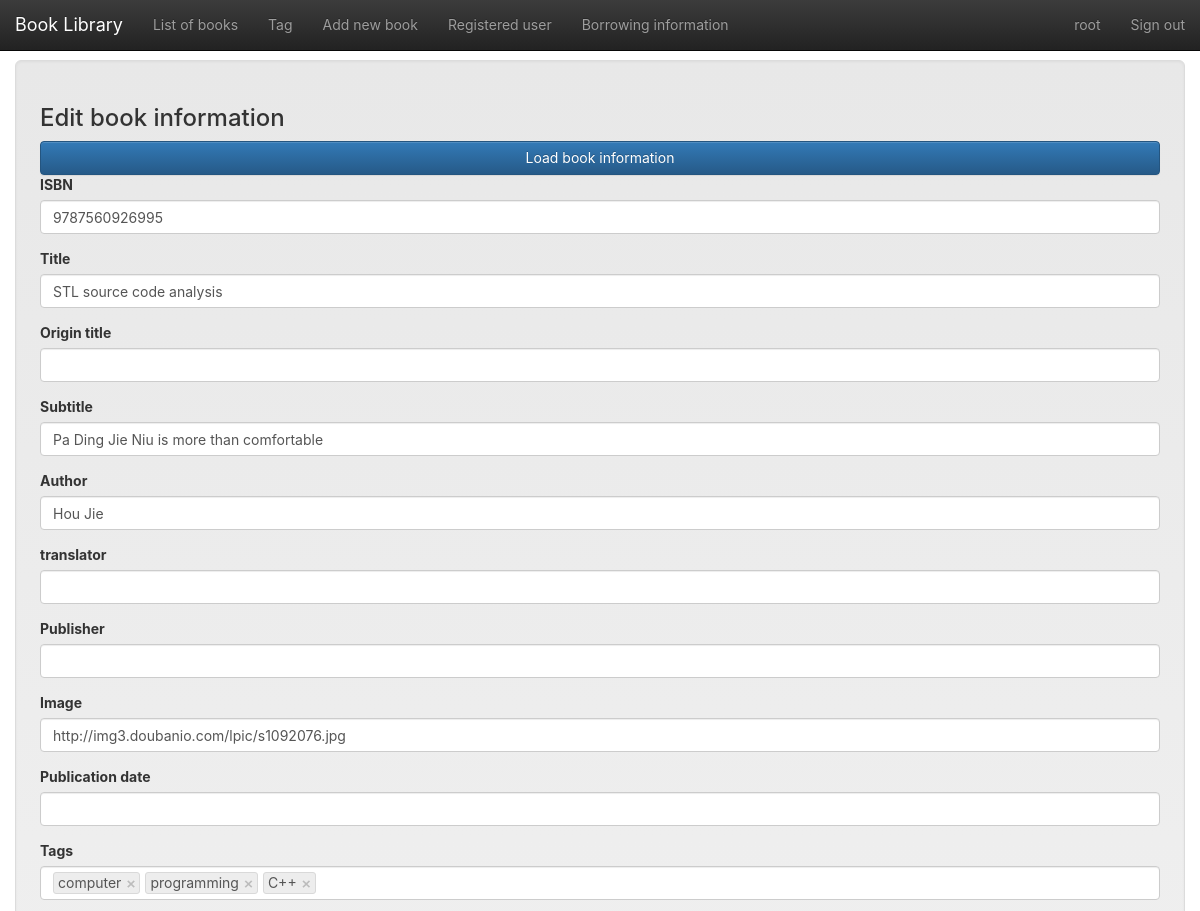
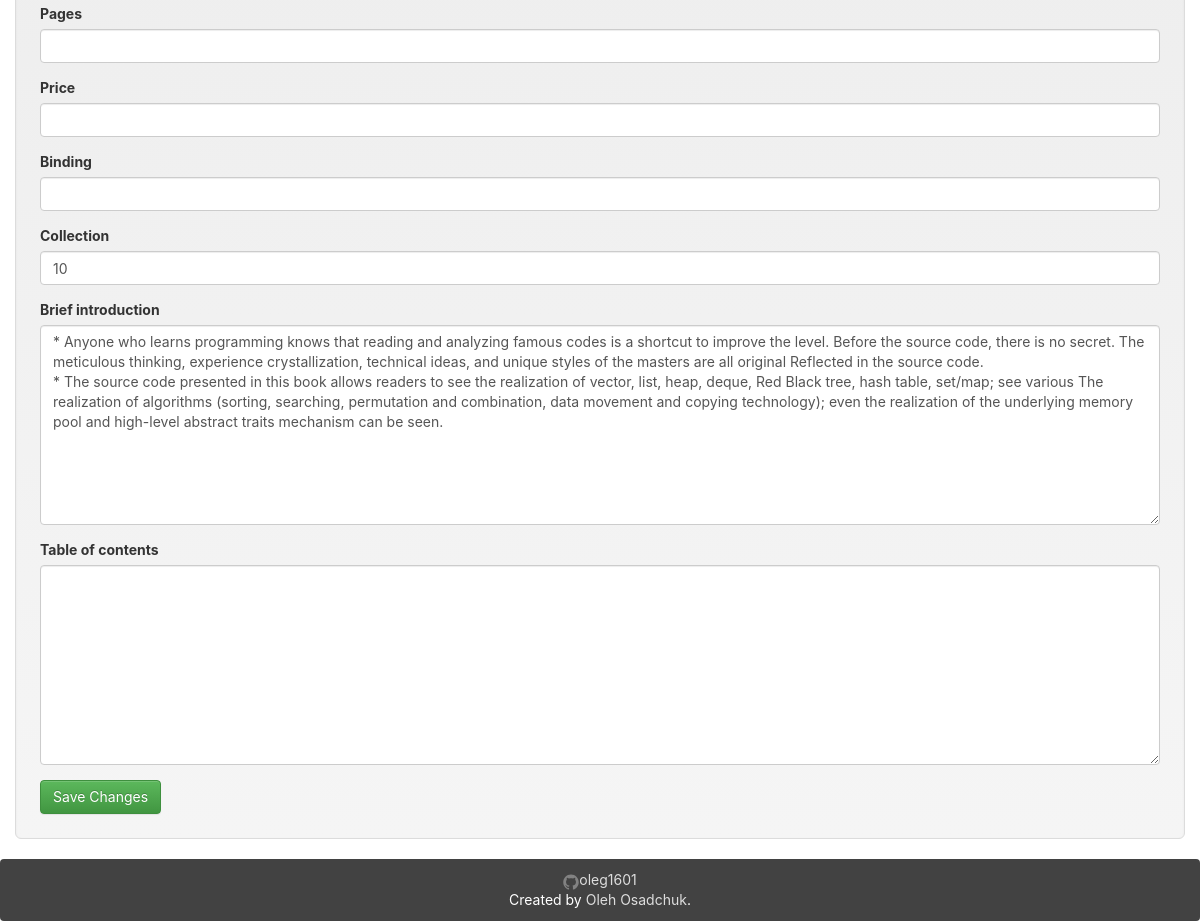
The page /books/2/edit/ (signed in) on the database its author committed (2 pictures, top to bottom).
### app/models.py (models this page shows, shortened)
class User(UserMixin, db.Model):
    __tablename__ = 'users'
    id = db.Column(db.Integer, primary_key=True)
    email = db.Column(db.String(64), unique=True)
    name = db.Column(db.String(64))
    password_hash = db.deferred(db.Column(db.String(128)))
    major = db.Column(db.String(128))
    role_id = db.Column(db.Integer, db.ForeignKey('roles.id'))
    headline = db.Column(db.String(32), nullable=True)
    about_me = db.deferred(db.Column(db.Text, nullable=True))
    about_me_html = db.deferred(db.Column(db.Text, nullable=True))
    avatar = db.Column(db.String(128))
    member_since = db.Column(db.DateTime(), default=datetime.utcnow)
    @property
    def password(self):
        raise AttributeError('password is not readable attribute')
    def can(self, permissions):
        return self.role is not None and \
               (self.role.permissions & permissions) == permissions
    logs = db.relationship('Log',
                           backref=db.backref('user', lazy='joined'),
                           lazy='dynamic',
                           cascade='all, delete-orphan')
    comments = db.relationship('Comment',
                               backref=db.backref('user', lazy='joined'),
                               lazy='dynamic',
                               cascade='all, delete-orphan')

class Book(db.Model):
    __tablename__ = 'books'
    id = db.Column(db.Integer, primary_key=True)
    isbn = db.Column(db.String(16), unique=True)
    title = db.Column(db.String(128))
    origin_title = db.Column(db.String(128))
    subtitle = db.Column(db.String(128))
    author = db.Column(db.String(128))
    translator = db.Column(db.String(64))
    publisher = db.Column(db.String(64))
    image = db.Column(db.String(128))
    pubdate = db.Column(db.String(32))
    pages = db.Column(db.Integer)
    price = db.Column(db.String(16))
    binding = db.Column(db.String(16))
    numbers = db.Column(db.Integer, default=10)
    summary = db.deferred(db.Column(db.Text, default=""))
    summary_html = db.deferred(db.Column(db.Text))
    catalog = db.deferred(db.Column(db.Text, default=""))
    catalog_html = db.deferred(db.Column(db.Text))
    hidden = db.Column(db.Boolean, default=0)
    logs = db.relationship('Log',
                           backref=db.backref('book', lazy='joined'),
                           lazy='dynamic',
                           cascade='all, delete-orphan')
    comments = db.relationship('Comment', backref='book',
                               lazy='dynamic',
                               cascade='all, delete-orphan')
    @property
    def tags_string(self):
        return ",".join([tag.name for tag in self.tags.all()])

### app/main/book/views.py (the view, shortened to what this page needs)
@book.route('/<int:book_id>/edit/', methods=['GET', 'POST'])
@permission_required(Permission.UPDATE_BOOK_INFORMATION)
def edit(book_id):
    book = Book.query.get_or_404(book_id)
    form = EditBookForm()
    form.isbn.data = book.isbn
    form.title.data = book.title
    form.origin_title.data = book.origin_title
    form.subtitle.data = book.subtitle
    form.author.data = book.author
    form.translator.data = book.translator
    form.publisher.data = book.publisher
    form.image.data = book.image
    form.pubdate.data = book.pubdate
    form.tags.data = book.tags_string
    form.pages.data = book.pages
    form.price.data = book.price
    form.binding.data = book.binding
    form.numbers.data = book.numbers
    form.summary.data = book.summary or ""
    form.catalog.data = book.catalog or ""
    return render_template("book_edit.html", form=form, book=book, title=u"Edit book information")

### app/main/__init__.py (called while the page is built)
@lm.user_loader
def load_user(id):
    return User.query.get(int(id))

### app/main/index/views.py (called while the page is built)
@main.app_context_processor
def inject_permissions():
    return dict(Permission=Permission)

### app/main/book/templates/book_edit.html (shortened to what this page needs)
{% extends "base.html" %}
{% import "bootstrap/wtf.html" as wtf %}
{% block styles %}
    {{ super() }}
    <link href="{{ url_for('static',filename='css/bootstrap-tokenfield.css') }}" rel="stylesheet"/>
{% endblock %}
{%- block mycontent -%}
    <div class="container-fluid well well-lg">
        <h3>{{ title }}</h3>
        <button id="get_book_from_douban" class="btn btn-primary btn-block">Load book information</button>
        {{ wtf.quick_form(form,button_map={'submit':'success'}) }}
    </div>
{%- endblock -%}

### app/templates/base.html (shortened to what this page needs)
{%- extends "bootstrap/base.html" -%}
{%- from 'bootstrap/utils.html' import flashed_messages,icon -%}
{%- block styles -%}
    <link href="{{ url_for('static',filename='css/bootstrap.min.css') }}" rel="stylesheet">
    <link href="{{ url_for('static',filename='css/bootstrap-theme.min.css') }}" rel="stylesheet">
    <link href="{{ url_for('static',filename='css/main.css') }}" rel="stylesheet">
{%- endblock -%}
{%- block body_attribs %} class="Site"{%- endblock -%}
{%- block navbar -%}
    <nav class="navbar  navbar-inverse navbar-fixed-top">
        <div class="container-fluid">
            <div class="navbar-header">
                <a class="navbar-brand" href="{{ url_for('main.index') }}">Book Library</a>
            </div>
            <div class="collapse navbar-collapse" id="bs-example-navbar-collapse-1">
                <ul class="nav navbar-nav">
                    <li {%- if request.path == url_for('book.index') %} class="active"{%- endif -%} ><a
                            href="{{ url_for('book.index') }}">List of books</a></li>
                    {%- if current_user.is_authenticated -%}
                        <li {%- if request.path == url_for('book.tags') %} class="active"{%- endif -%} ><a
                                href="{{ url_for('book.tags') }}">Tag</a></li>
                        {%- if current_user.can(Permission.ADD_BOOK) -%}
                            <li {%- if request.path == url_for('book.add') %} class="active"{%- endif -%} ><a
                                    href="{{ url_for('book.add') }}">Add new book</a></li>
                        {%- endif -%}
                        <li {%- if request.path == url_for('user.index') %} class="active"{%- endif -%} ><a
                                href="{{ url_for('user.index') }}">Registered user</a></li>
                        <li {%- if request.path == url_for('log.index') %} class="active"{%- endif -%} ><a
                                href="{{ url_for('log.index') }}">Borrowing information</a></li>
                    {%- endif -%}
                </ul>
                <ul class="nav navbar-nav navbar-right">
                    {%- if current_user.is_authenticated -%}
                        <li  >
                            <a href="{{ url_for('user.detail',user_id=current_user.id) }}">{{ current_user.name }}</a>
                        </li>
                        <li><a href="{{ url_for('auth.logout') }}">Sign out</a></li>
                    {%- else -%}
                        <li><a href="{{ url_for('auth.login') }}">Sign in</a></li>
                    {%- endif -%}
                </ul>
            </div>
        </div>
    </nav>
{%- endblock -%}
{%- block content -%}
    <main class="container-fluid Site-content">
        {%- block mycontent -%}{%- endblock -%}
    </main>
    <footer class="panel panel-inverse">
        <div id="site-footer-content">
            <div><a href="https://github.com/oleg1601" target="_blank"><span
                    class="icon icon--github"></span><span class="username">oleg1601</span></a></div>
            <span class="line-wrap">Created by <a href="https://github.com/oleg1601">Oleh Osadchuk</a>.</span>
        </div>
    </footer>
{%- endblock -%}

### app/static/css/main.css (style rules this page uses)
html, body { height: 100%; width: 100%; margin: 0; padding: 0; }
.Site { display: -webkit-box; display: -moz-box; display: -ms-flexbox; display: -webkit-flex; display: flex; flex-direction: column; }
.Site-content { -webkit-box-flex: 1 0 auto; -moz-box-flex: 1 0 auto; -webkit-flex: 1 0 auto; -ms-flex: 1 0 auto; flex: 1 0 auto; width: 100%; margin-top: 60px; }
.panel.panel-inverse { -webkit-box-flex: none; -moz-box-flex: none; -webkit-flex: none; -ms-flex: none; flex: none; margin-bottom: 0; background-color: #424242; color: white; text-align: center; padding: 1rem; }
.panel.panel-inverse a { color: #ddd; }
.line-wrap { display: inline-block; }
.icon > svg { display: inline-block; width: 16px; height: 16px; vertical-align: middle; }
textarea { min-height: 20rem; resize: vertical; }
html, body, main { font-family: -apple-system, "Helvetica Neue", Helvetica, Arial, sans-serif; }

### rows shown on the page
User: name "root"
Book: isbn "9787560926995", title "STL source code analysis", subtitle "Pa Ding Jie Niu is more than comfortable", author "Hou Jie", image "http://img3.doubanio.com/lpic/s1092076.jpg", numbers "10", summary "* Anyone who learns programming knows that reading and analyzing famous codes is a shortcut to improve the level. Before the source code, there is no secret. The meticulous thinking, experience crystallization, technical ideas, and unique styles of the masters are all original Reflected in the source code. * The source code presented in this book allows readers to see the realization of vector, list, heap, deque, Red Black tree, hash table, set/map; see various The realization of algorithms (sorting, searching, permutation and combination, data movement and copying technology); even the realization of the underlying memory pool and high-level abstract traits mechanism can be seen."

### other values the page prints
{{ title }} "Edit book information"
